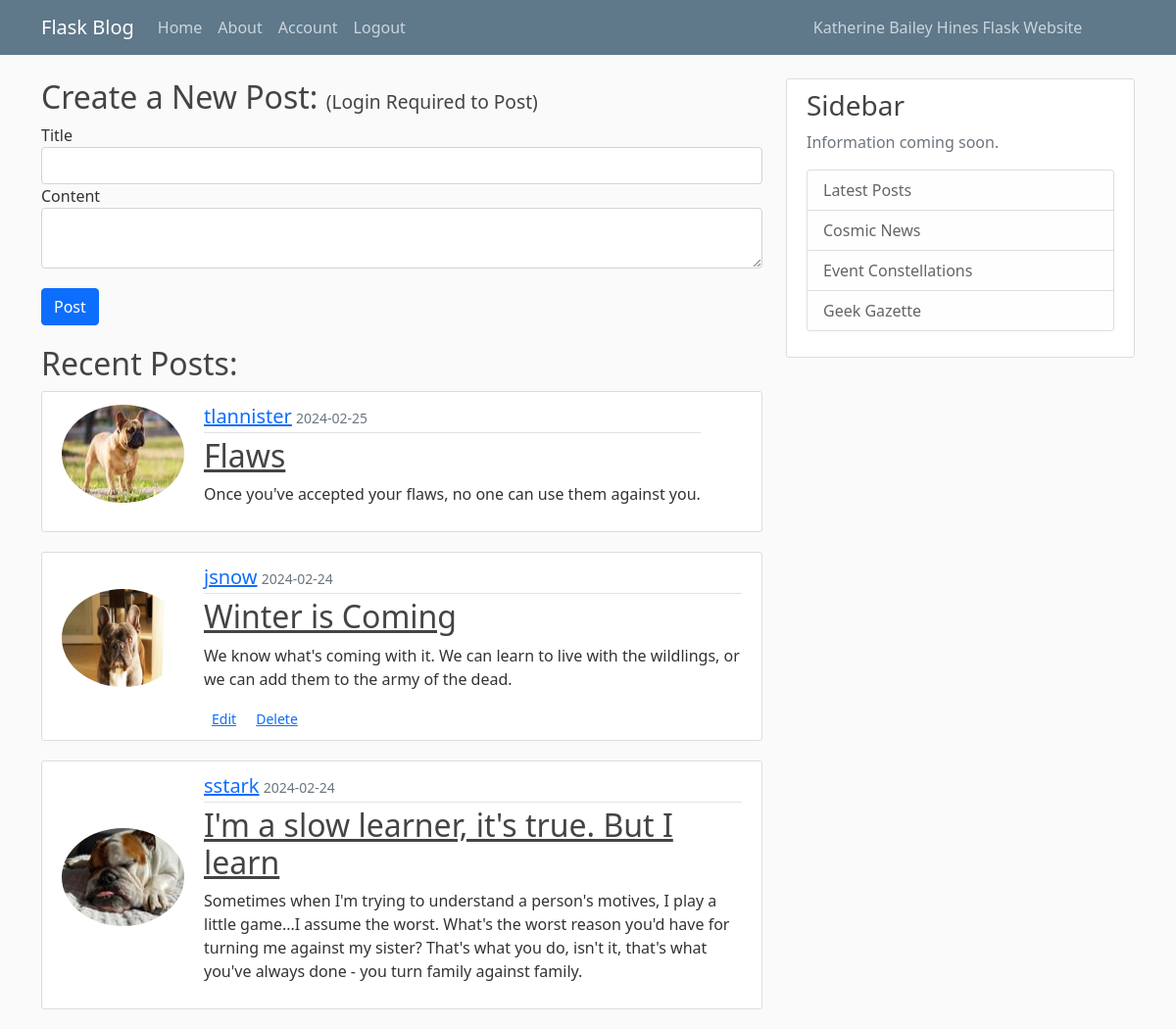
The app's page / (signed in) with its own data.
### app.py (models this page shows, shortened)
class Post(db.Model):
    id = db.Column(db.Integer, primary_key=True)
    title = db.Column(db.String(100), nullable=False)
    datePosted = db.Column(db.DateTime, nullable=False, default=datetime.utcnow)
    content = db.Column(db.Text, nullable=False)
    user_id = db.Column(db.Integer, db.ForeignKey('user.id'), nullable=False)
    author = db.relationship('User', backref='author_posts', lazy=True)

class User(db.Model):
    id = db.Column(db.Integer, primary_key=True)
    firstName = db.Column(db.String(40), unique=False, nullable=False)
    lastName = db.Column(db.String(40), unique=False, nullable=False)
    username = db.Column(db.String(15), unique=True, nullable=False)
    email = db.Column(db.String(100), unique=True, nullable=False)
    image_file = db.Column(db.String(20), nullable=False, default='default.jpg')
    password = db.Column(db.String(60), nullable=False)
    posts = db.relationship('Post', backref='author_posts', lazy=True)
    password = db.Column(db.String(60), nullable=False)

### app.py (the view)
@app.route('/')
def home():
    new_user_id = request.args.get('new_user_id')
    new_user = None
    if new_user_id:
        new_user = User.query.get(new_user_id)
    post_form = PostForm()
    if current_user.is_authenticated:
        if post_form.validate_on_submit():
            new_post = Post(
                title=post_form.title.data,
                content=post_form.content.data,
                author=current_user  # Assuming the current user is logged in
            )
            db.session.add(new_post)
            db.session.commit()
            flash('Your post has been created!', 'success')
    posts = Post.query.order_by(Post.datePosted.desc()).all()
    return render_template('home.html', posts=posts, new_user=new_user, post_form=post_form)

### forms.py
class PostForm(FlaskForm):
    title = StringField('Title', validators=[InputRequired()])
    content = TextAreaField('Content', validators=[InputRequired()])
    submit = SubmitField('Post')

### app.py (called while the page is built)
@login_manager.user_loader
def load_user(user_id):
    return User.query.get(int(user_id))

### templates/home.html (shortened to what this page needs)
{% extends 'layout.html' %}
{% block content %}
<h2>Create a New Post: <small style="font-size: 0.6em;">(Login Required to Post)</small></h2>
<form method="POST" action="{{ url_for('create_post') }}">
  <div>
    {{ post_form.title.label }}
    {{ post_form.title(class="form-control") }}
  </div>
  <div>
    {{ post_form.content.label }}
    {{ post_form.content(class="form-control") }}
  </div>
  <div style="height: 20px;"></div>
  <div>
    {{ post_form.submit(class="btn btn-primary") }}
  </div>
  <div style="height: 20px;"></div>
</form>
<h2>Recent Posts:</h2>
{% for post in posts %}
<article class="media content-section" style="display: flex; align-items: center;">
  <div class="media-left">
    <img src="{{ url_for('static', filename='profile_pics/' + post.author.image_file) }}"
      class="rounded-circle account-img" style="height: 100px;">
  </div>
  <div class="media-body">
    <div class="article-metadata">
      <a class="mr-2" href="#" style="font-size: 20px;">{{ post.author.username }}</a>
      <small class="text-muted">{{ post.datePosted.strftime('%Y-%m-%d') }}</small>
    </div>
    <h2><a class="article-title" href="#">{{ post.title }}</a></h2>
    <p class="article-content">{{ post.content }}</p>
    {% if current_user.is_authenticated and current_user.id == post.user_id %}
    <div>
      <a href="{{ url_for('edit_post', post_id=post.id) }}" class="btn-sm">Edit</a>
      <a href="{{ url_for('delete_post', post_id=post.id) }}" class="btn-sm">Delete</a>
    </div>
    {% endif %}
  </div>
</article>
{% endfor %}
{% endblock content %}

### static/main.css (style rules this page uses)
body { background: #fafafa; color: #333333; margin-top: 5rem; }
h1, h2, h3, h4, h5, h6 { color: #444444; }
.content-section { background: #ffffff; padding: 10px 20px; border: 1px solid #dddddd; border-radius: 3px; margin-bottom: 20px; }
.article-title { color: #444444; }
.article-content { white-space: pre-line; }
.article-metadata { padding-bottom: 1px; margin-bottom: 4px; border-bottom: 1px solid #e3e3e3 }
.account-img { height: 125px; width: 125px; margin-right: 20px; margin-bottom: 16px; }

### records on screen
Post: image_file (picture), author.username "tlannister", datePosted "2024-02-25", title "Flaws", content "Once you've accepted your flaws, no one can use them against you."
Post: image_file (placeholder picture), author.username "jsnow", datePosted "2024-02-24", title "Winter is Coming", content "We know what's coming with it. We can learn to live with the wildlings, or we can add them to the army of the dead."
Post: image_file (picture), author.username "sstark", datePosted "2024-02-24", title "I'm a slow learner, it's true. But I learn", content "Sometimes when I'm trying to understand a person's motives, I play a little game...I assume the worst. What's the worst reason you'd have for turning me against my sister? That's what you do, isn't it, that's what you've always done - you turn family against family."

### other values on screen
{{ post_form.title.label }} "Title"
{{ post_form.content.label }} "Content"
